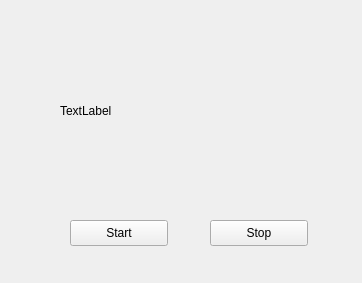
<?xml version="1.0" encoding="UTF-8"?>
<ui version="4.0">
 <class>Widget</class>
 <widget class="QWidget" name="Widget">
  <property name="geometry">
   <rect>
    <x>0</x>
    <y>0</y>
    <width>362</width>
    <height>283</height>
   </rect>
  </property>
  <property name="windowTitle">
   <string>Widget</string>
  </property>
  <widget class="QPushButton" name="StartButton">
   <property name="geometry">
    <rect>
     <x>70</x>
     <y>220</y>
     <width>98</width>
     <height>26</height>
    </rect>
   </property>
   <property name="text">
    <string>Start</string>
   </property>
  </widget>
  <widget class="QLabel" name="Picture">
   <property name="geometry">
    <rect>
     <x>60</x>
     <y>40</y>
     <width>261</width>
     <height>141</height>
    </rect>
   </property>
   <property name="text">
    <string>TextLabel</string>
   </property>
  </widget>
  <widget class="QPushButton" name="StopButton">
   <property name="geometry">
    <rect>
     <x>210</x>
     <y>220</y>
     <width>98</width>
     <height>26</height>
    </rect>
   </property>
   <property name="text">
    <string>Stop</string>
   </property>
  </widget>
 </widget>
 <resources/>
 <connections/>
</ui>
